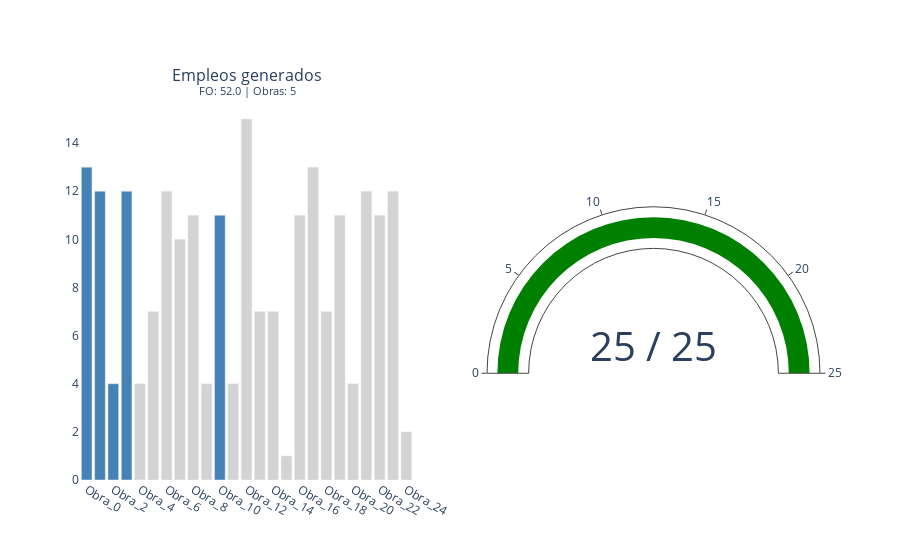

Here is the notebook cell this chart was saved with:
### Code cell
# ----- DESDE ACÁ EN ADELANTE, NO TOQUE EL CÓDIGO DE ESTÁ CELDA.

# . Correr
t0 = time.perf_counter()
V = policy_evaluation(env, propose_policy)
elapsed = time.perf_counter() - t0

# . Reportar
valor_total, objetos_tomados, peso_total = env.report_from_policy(propose_policy)
report(obras, objetos_tomados, valor_total, peso_total, p)

# . Almacenar resultados
resultados.append({
    "Método"             : "Policy evaluation",
    "Empleos generados"  : round(valor_total, 3),
    "Obras seleccionadas": len(objetos_tomados),
    "Presupuesto usado"  : round(peso_total, 2),
    "Tiempo (s)"         : elapsed
})

### Figure 1 — Plotly figure (JSON) as saved in the notebook; plotly's stock layout.template omitted (floating-point values rounded to 4 significant figures)
{"data": [{"customdata": [7.0, 7.0, 9.0, 7.0, 4.0, 8.0, 9.0, 8.0, 3.0, 5.0, 8.0, 7.0, 8.0, 8.0, 7.0, 10.0, 2.0, 6.0, 1.0, 7.0], "hovertemplate": "<b>%{x}</b><br>Empleos: %{y}<br>Costo: %{customdata} millones", "marker": {"color": "lightgray"}, "type": "bar", "x": ["Obra_4", "Obra_5", "Obra_6", "Obra_7", "Obra_8", "Obra_9", "Obra_11", "Obra_12", "Obra_13", "Obra_14", "Obra_15", "Obra_16", "Obra_17", "Obra_18", "Obra_19", "Obra_20", "Obra_21", "Obra_22", "Obra_23", "Obra_24"], "xaxis": "x", "y": [4.0, 7.0, 12.0, 10.0, 11.0, 4.0, 4.0, 15.0, 7.0, 7.0, 1.0, 11.0, 13.0, 7.0, 11.0, 4.0, 12.0, 11.0, 12.0, 2.0], "yaxis": "y"}, {"customdata": [8.0, 7.0, 2.0, 7.0, 1.0], "hovertemplate": "<b>%{x}</b><br>Empleos: %{y}<br>Costo: %{customdata} millones", "marker": {"color": "steelblue"}, "type": "bar", "x": ["Obra_0", "Obra_1", "Obra_2", "Obra_3", "Obra_10"], "xaxis": "x", "y": [13.0, 12.0, 4.0, 12.0, 11.0], "yaxis": "y"}, {"domain": {"x": [0.55, 1], "y": [0, 1]}, "gauge": {"axis": {"range": [0, 25]}}, "mode": "gauge+number", "number": {"font": {"size": 40}, "suffix": " / 25"}, "type": "indicator", "value": 25}], "layout": {"annotations": [{"font": {"size": 16}, "showarrow": false, "text": "Empleos generados<br><sup>FO: 52.0 | Obras: 5</sup>", "x": 0.225, "xanchor": "center", "xref": "paper", "y": 1, "yanchor": "bottom", "yref": "paper"}], "barmode": "overlay", "paper_bgcolor": "white", "plot_bgcolor": "white", "showlegend": false, "xaxis": {"anchor": "y", "categoryarray": ["Obra_0", "Obra_1", "Obra_2", "Obra_3", "Obra_4", "Obra_5", "Obra_6", "Obra_7", "Obra_8", "Obra_9", "Obra_10", "Obra_11", "Obra_12", "Obra_13", "Obra_14", "Obra_15", "Obra_16", "Obra_17", "Obra_18", "Obra_19", "Obra_20", "Obra_21", "Obra_22", "Obra_23", "Obra_24"], "categoryorder": "array", "domain": [0, 0.45], "showgrid": false}, "yaxis": {"anchor": "x", "domain": [0, 1], "showgrid": false}}}
